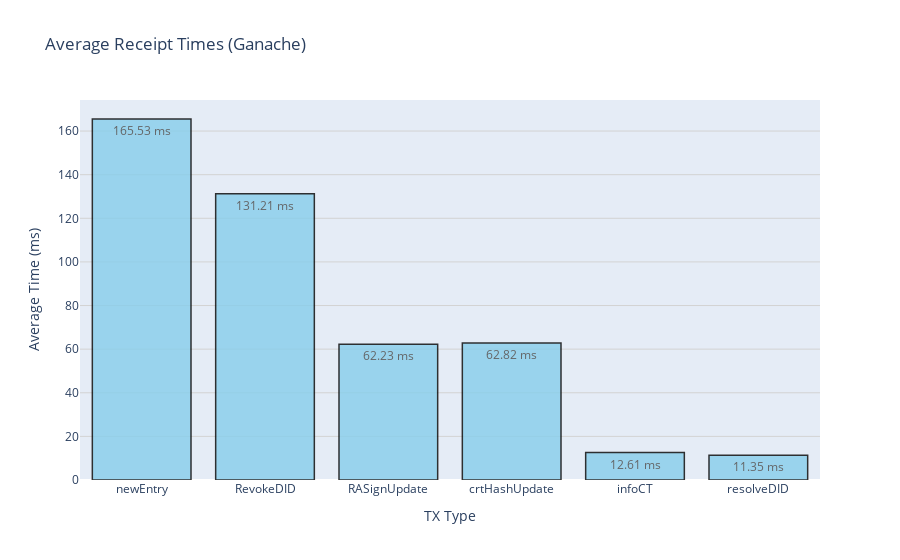
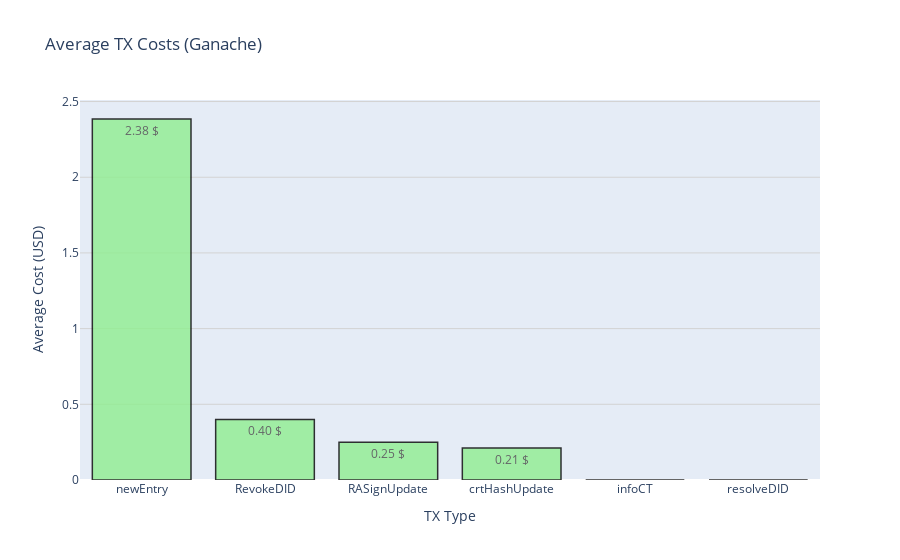

Notebook code for these charts, in order:
### Code cell
df1 = pd.read_csv("../perf/TX-newEntry.csv")
df2 = pd.read_csv("../perf/TX-updEntry.csv")
df3 = pd.read_csv("../perf/TX-resolve.csv")
df4 = pd.read_csv("../perf/TX-infoCT.csv")

df1 = df1.dropna()
df2 = df2.dropna()
df3 = df3.dropna()
df4 = df4.dropna()

#--------------------------------------------NEW_ENTRY TRANSACTION---------------------------------------
averageTimeNewEntryTX = df1.iloc[:, 0].mean()
averageCostNewEntryTX = df1.iloc[:, 1].mean()

#-------------------------------------------UPD TRANSACTIONS----------------------------------------------
df2 = df2.groupby('TX-TYPE').mean()
averageTimeCrtUpdtTX = df2.iloc[0,0]
averageTimeRAUpdtTX = df2.iloc[1,0]
averageCostCrtUpdtTX = df2.iloc[0,1]
averageCostRAUpdtTX = df2.iloc[1,1]

#------------------------------------------DID_RESOLUTION TRANSACTION-----------------------------------------
averageTimeResolutionTX = df3.iloc[:, 0].mean()

#-----------------------------------------REVOKE_DID TRANSACTION----------------------------------------------
averageTimeRevokeDIDTX = (125.53 + 157.24 + 135.52 + 117.41 + 120.37)/5
averageCostRevokeDIDTX = (0.00011257051110336 + 0.000108527000882811 + 0.0001178265455172480 + 0.00010545527430528 + 0.000103089374621376)/5


#---------------------------------------------INFO_CT TRANSACTION-----------------------------------------------
averageTimeInfoCTTX = df4.iloc[:,0].mean()

#-------------------------PLOT DATA----------------------------------------

actualPriceETH = 3654 #Ethereum Avg Price in March 2024

data = {
    "Transaction": ["newEntry", "RevokeDID", "RASignUpdate", "crtHashUpdate", "infoCT", "resolveDID"],
    "Average Validation Time (ms)": [round(averageTimeNewEntryTX, 2), averageTimeRevokeDIDTX, round(averageTimeRAUpdtTX, 2), round(averageTimeCrtUpdtTX, 2), round(averageTimeInfoCTTX, 2), round(averageTimeResolutionTX, 2)],
    "Average Cost (USD)": [averageCostNewEntryTX * actualPriceETH, averageCostRevokeDIDTX*actualPriceETH, averageCostRAUpdtTX * actualPriceETH, averageCostCrtUpdtTX * actualPriceETH, 0, 0],
    "Used Gas": [301726, 100834, 90748,  61818, 53793, 53793],
}
df = pd.DataFrame(data)

# Plot times
custom_text1 = [f"{time:.2f} ms" for time in df["Average Validation Time (ms)"]]
fig1 = px.bar(df, x="Transaction", y="Average Validation Time (ms)", title="Average Receipt Times (Ganache)", text=custom_text1,)
fig1.update_traces(marker_color='skyblue', marker_line_color='black', marker_line_width=1.5, opacity=0.8)
fig1.update_xaxes(title='TX Type', showgrid=False)
fig1.update_yaxes(title='Average Time (ms)', showgrid=True, gridcolor='lightgray')

# Plot costs
custom_text2 = [f"{cost:.2f} $" for cost in df["Average Cost (USD)"]]
fig2 = px.bar(df, x="Transaction", y="Average Cost (USD)", title="Average TX Costs (Ganache)", text=custom_text2)
fig2.update_traces(marker_color='lightgreen', marker_line_color='black', marker_line_width=1.5, opacity=0.8) 
fig2.update_xaxes(title='TX Type', showgrid=False)
fig2.update_yaxes(title='Average Cost (USD)', showgrid=True, gridcolor='lightgray')

# Plot gas used
custom_text3 = [f"{gas:.0f} gas" for gas in df["Used Gas"]]
fig3 = px.bar(df, x="Transaction", y="Used Gas", title="Gas Used", text=custom_text3)
fig3.update_traces(marker_color='lightblue', marker_line_color='black', marker_line_width=1.5, opacity=0.8)
fig3.update_xaxes(title='TX Type', showgrid=False)
fig3.update_yaxes(title='Gas Used', showgrid=True, gridcolor='lightgray')

fig1.show()
fig2.show()
fig3.show()

### Figure 1 — Plotly figure (JSON) as saved in the notebook; plotly's stock layout.template omitted (floating-point values rounded to 4 significant figures)
{"data": [{"alignmentgroup": "True", "hovertemplate": "Transaction=%{x}<br>Average Validation Time (ms)=%{y}<br>text=%{text}<extra></extra>", "legendgroup": "", "marker": {"color": "skyblue", "line": {"color": "black", "width": 1.5}, "pattern": {"shape": ""}}, "name": "", "offsetgroup": "", "opacity": 0.8, "orientation": "v", "showlegend": false, "text": ["165.53 ms", "131.21 ms", "62.23 ms", "62.82 ms", "12.61 ms", "11.35 ms"], "textposition": "auto", "type": "bar", "x": ["newEntry", "RevokeDID", "RASignUpdate", "crtHashUpdate", "infoCT", "resolveDID"], "xaxis": "x", "y": [165.5, 131.2, 62.23, 62.82, 12.61, 11.35], "yaxis": "y"}], "layout": {"barmode": "relative", "legend": {"tracegroupgap": 0}, "title": {"text": "Average Receipt Times (Ganache)"}, "xaxis": {"anchor": "y", "domain": [0, 1], "showgrid": false, "title": {"text": "TX Type"}}, "yaxis": {"anchor": "x", "domain": [0, 1], "gridcolor": "lightgray", "showgrid": true, "title": {"text": "Average Time (ms)"}}}}

### Figure 2 — Plotly figure (JSON) as saved in the notebook; plotly's stock layout.template omitted (floating-point values rounded to 4 significant figures)
{"data": [{"alignmentgroup": "True", "hovertemplate": "Transaction=%{x}<br>Average Cost (USD)=%{y}<br>text=%{text}<extra></extra>", "legendgroup": "", "marker": {"color": "lightgreen", "line": {"color": "black", "width": 1.5}, "pattern": {"shape": ""}}, "name": "", "offsetgroup": "", "opacity": 0.8, "orientation": "v", "showlegend": false, "text": ["2.38 $", "0.40 $", "0.25 $", "0.21 $", "0.00 $", "0.00 $"], "textposition": "auto", "type": "bar", "x": ["newEntry", "RevokeDID", "RASignUpdate", "crtHashUpdate", "infoCT", "resolveDID"], "xaxis": "x", "y": [2.385, 0.4001, 0.249, 0.2113, 0, 0], "yaxis": "y"}], "layout": {"barmode": "relative", "legend": {"tracegroupgap": 0}, "title": {"text": "Average TX Costs (Ganache)"}, "xaxis": {"anchor": "y", "domain": [0, 1], "showgrid": false, "title": {"text": "TX Type"}}, "yaxis": {"anchor": "x", "domain": [0, 1], "gridcolor": "lightgray", "showgrid": true, "title": {"text": "Average Cost (USD)"}}}}
